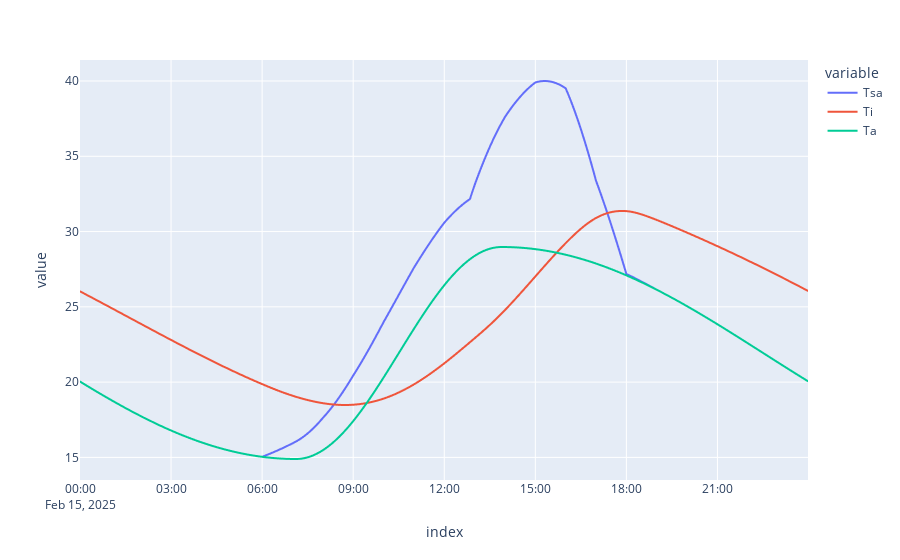

Here is the notebook cell this chart was saved with:
### Code cell
df = dia.reset_index()

px.line(
    data_frame=df,
    x='index',
    y=['Tsa','Ti','Ta'],
)

### Figure 1 — Plotly figure (JSON) as saved in the notebook; plotly's stock layout.template omitted (floating-point values rounded to 4 significant figures; data arrays with more than 128 entries replaced by an {"elided": "..."} marker saying what was removed)
{"data": [{"hovertemplate": "variable=Tsa<br>index=%{x}<br>value=%{y}<extra></extra>", "legendgroup": "Tsa", "line": {"color": "#636efa", "dash": "solid"}, "marker": {"symbol": "circle"}, "mode": "lines", "name": "Tsa", "showlegend": true, "type": "scattergl", "x": {"elided": "1440 str values"}, "xaxis": "x", "y": {"elided": "1440 float values"}, "yaxis": "y"}, {"hovertemplate": "variable=Ti<br>index=%{x}<br>value=%{y}<extra></extra>", "legendgroup": "Ti", "line": {"color": "#EF553B", "dash": "solid"}, "marker": {"symbol": "circle"}, "mode": "lines", "name": "Ti", "showlegend": true, "type": "scattergl", "x": {"elided": "1440 str values"}, "xaxis": "x", "y": {"elided": "1440 float values"}, "yaxis": "y"}, {"hovertemplate": "variable=Ta<br>index=%{x}<br>value=%{y}<extra></extra>", "legendgroup": "Ta", "line": {"color": "#00cc96", "dash": "solid"}, "marker": {"symbol": "circle"}, "mode": "lines", "name": "Ta", "showlegend": true, "type": "scattergl", "x": {"elided": "1440 str values"}, "xaxis": "x", "y": {"elided": "1440 float values"}, "yaxis": "y"}], "layout": {"legend": {"title": {"text": "variable"}, "tracegroupgap": 0}, "margin": {"t": 60}, "xaxis": {"anchor": "y", "domain": [0, 1], "title": {"text": "index"}}, "yaxis": {"anchor": "x", "domain": [0, 1], "title": {"text": "value"}}}}
